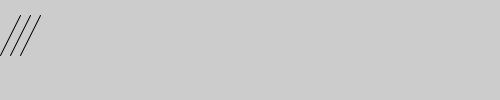
Frame 1 (no input)
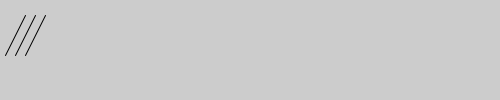
Frame 60 (the mouse pressed at the canvas centre just before this capture)
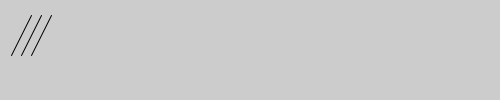
Frame 120 (the mouse held since frame 60 and released just before this capture)

The Processing sketch that drew these frames (run headless with seeded random() and noise(); from frame 60 on, the mouse is pressed at the canvas centre):

// Processing sketch: processing_133984
// ── processing_133984.pde

float x = 0;
int y = 55;

void setup() {
  size(500, 100);
}

void draw() {
  background (204);
  line(x,y, x+20, y-40);
  line(x+10, y, x+30, y-40);
  line(x+20, y, x+40, y-40);
  x = x + 0.1 ;
  println(x);
  if (x > 500) {
    x = -40;
  }
}
